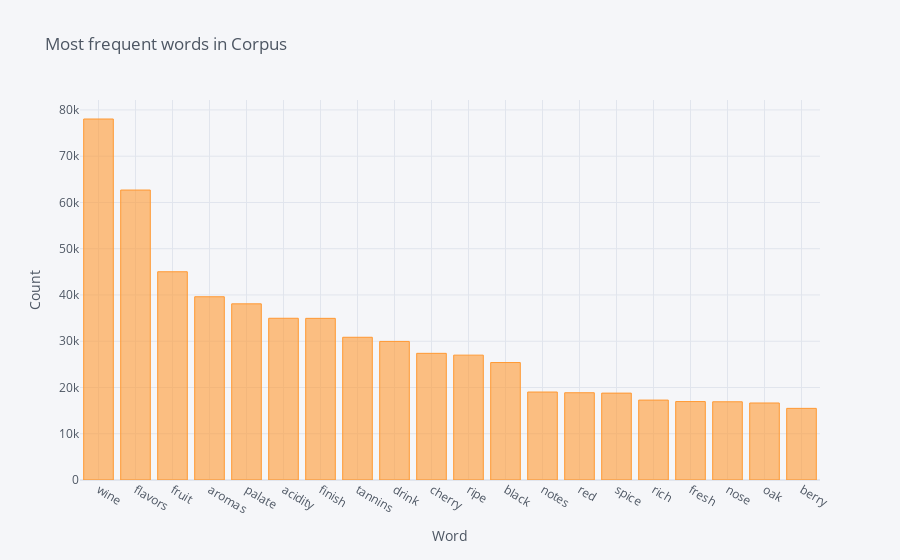

Notebook cell for this chart:
### Code cell
words_df.set_index('word').wordCount.head(20).iplot(kind = 'bar', title = 'Most frequent words in Corpus', yTitle = 'Count', xTitle = 'Word')

### Figure 1 — Plotly figure (JSON) as saved in the notebook; plotly's stock layout.template omitted (floating-point values rounded to 4 significant figures)
{"data": [{"marker": {"color": "rgba(255, 153, 51, 0.6)", "line": {"color": "rgba(255, 153, 51, 1.0)", "width": 1}}, "name": "wordCount", "orientation": "v", "text": "", "type": "bar", "x": ["wine", "flavors", "fruit", "aromas", "palate", "acidity", "finish", "tannins", "drink", "cherry", "ripe", "black", "notes", "red", "spice", "rich", "fresh", "nose", "oak", "berry"], "y": [78041, 62683, 45018, 39613, 38083, 34962, 34946, 30855, 29957, 27382, 26992, 25392, 19020, 18864, 18781, 17275, 16956, 16911, 16648, 15488]}], "layout": {"autosize": true, "legend": {"bgcolor": "#F5F6F9", "font": {"color": "#4D5663"}}, "paper_bgcolor": "#F5F6F9", "plot_bgcolor": "#F5F6F9", "title": {"font": {"color": "#4D5663"}, "text": "Most frequent words in Corpus"}, "xaxis": {"autorange": true, "gridcolor": "#E1E5ED", "range": [-0.5, 19.5], "showgrid": true, "tickfont": {"color": "#4D5663"}, "title": {"font": {"color": "#4D5663"}, "text": "Word"}, "type": "category", "zerolinecolor": "#E1E5ED"}, "yaxis": {"autorange": true, "gridcolor": "#E1E5ED", "range": [0, 82150.0], "showgrid": true, "tickfont": {"color": "#4D5663"}, "title": {"font": {"color": "#4D5663"}, "text": "Count"}, "type": "linear", "zerolinecolor": "#E1E5ED"}}}
